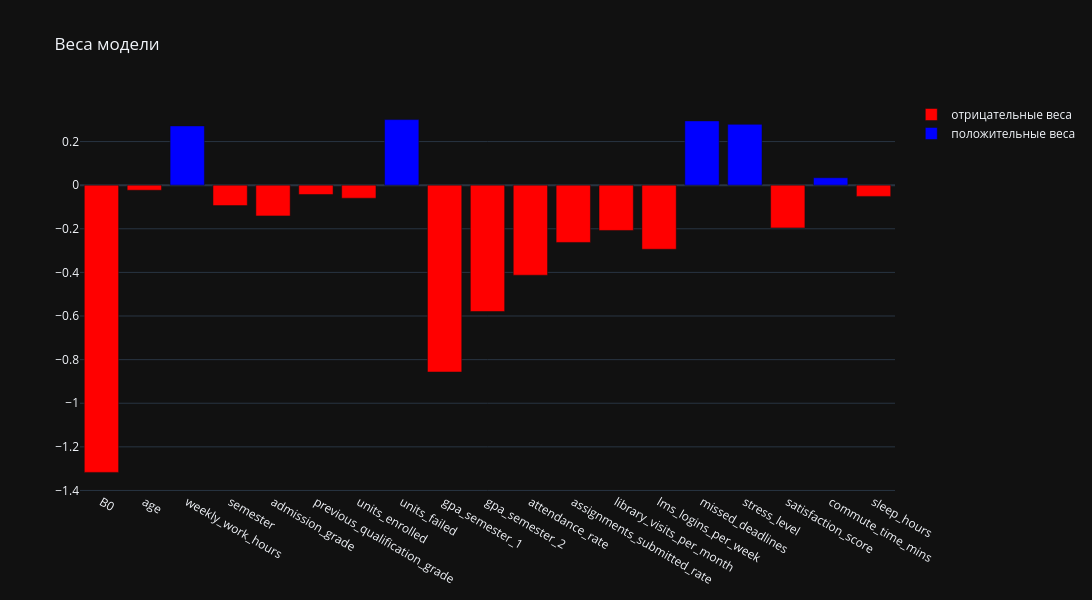

The notebook cell this image was saved under:
### Code cell
pipe_num.fit(X_train, y_train)
B0, B = get_coefs(pipe_num['model'])
names = list(pipe_num[:-1].get_feature_names_out())
print_model(B0, B, names)

Bs = np.hstack([B0, B])
vis_weigths(Bs, names)

# веса числовых признаков: только числовые vs baseline
w_base = pd.Series(pipe_base['model'].coef_[0], index=pipe_base[:-1].get_feature_names_out())
pd.DataFrame({'только числовые': pd.Series(B, index=names), 'baseline': w_base[names]}).round(3)

### Figure 1 — Plotly figure (JSON) as saved in the notebook; plotly's stock layout.template omitted (floating-point values rounded to 4 significant figures)
{"data": [{"marker": {"color": "red"}, "name": "отрицательные веса", "type": "bar", "x": [0, 1, 3, 4, 5, 6, 8, 9, 10, 11, 12, 13, 16, 18], "y": [-1.317, -0.02311, -0.0937, -0.1409, -0.04268, -0.05965, -0.8568, -0.5794, -0.4128, -0.2627, -0.2076, -0.2937, -0.1958, -0.05138]}, {"marker": {"color": "blue"}, "name": "положительные веса", "type": "bar", "x": [2, 7, 14, 15, 17], "y": [0.2718, 0.3007, 0.2948, 0.279, 0.03409]}], "layout": {"height": 600, "title": {"text": "Веса модели"}, "width": 1200, "xaxis": {"tickmode": "array", "ticktext": ["B0", "age", "weekly_work_hours", "semester", "admission_grade", "previous_qualification_grade", "units_enrolled", "units_failed", "gpa_semester_1", "gpa_semester_2", "attendance_rate", "assignments_submitted_rate", "library_visits_per_month", "lms_logins_per_week", "missed_deadlines", "stress_level", "satisfaction_score", "commute_time_mins", "sleep_hours"], "tickvals": [0, 1, 2, 3, 4, 5, 6, 7, 8, 9, 10, 11, 12, 13, 14, 15, 16, 17, 18]}}}
